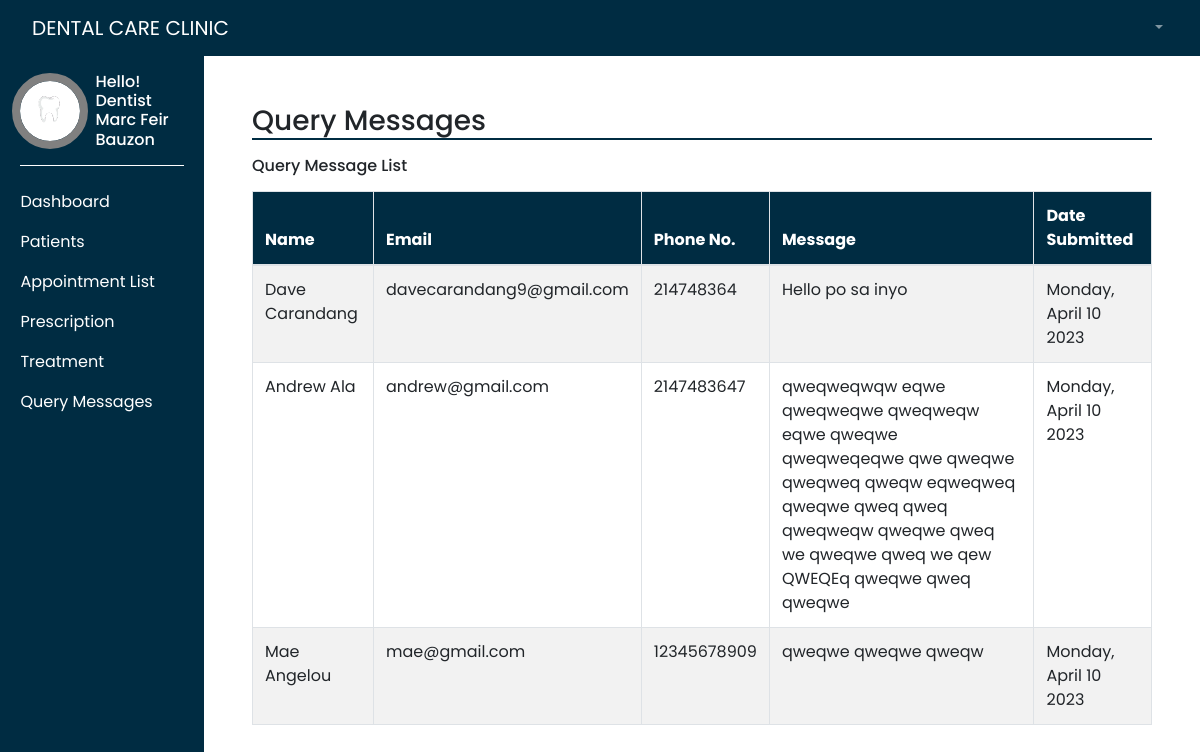
The app's page /patientmessage_view.php (signed in) with its own data.
### tables this page shows
CREATE TABLE `querymessages` (
  `messageId` int(11) NOT NULL,
  `name` varchar(250) NOT NULL,
  `email` varchar(250) NOT NULL,
  `phone` varchar(250) NOT NULL,
  `message` varchar(250) NOT NULL,
  `date_submitted` date NOT NULL
);

### patientmessage_view.php (the view, shortened to what this page needs)
<?php
require_once "connection.php";
?>
<!DOCTYPE html>
<html lang="en">
<head>
    <link rel="stylesheet" href="styles/dashAdmin.css">
    <link rel="stylesheet" href="https://maxcdn.bootstrapcdn.com/bootstrap/4.0.0/css/bootstrap.min.css"/>
</head>
<body style="height: 100vh;">
    <div class="" style=" width: 100%">
        <?php require("templates/main-header.php"); ?>
    </div>
    <div class="d-flex" >
        <div class="bg-dark" style="width: 17%">
            <?php require("templates/sidebar.php"); ?>
        </div>
        <div style="width: 83%">
            <div class="p-5">
                <h3 style="border-bottom: 2px solid #002c42">Query Messages </h3>
                <h6 class="mt-3 mb-3">Query Message List</h6>
                <?php
                    $sqlp = "SELECT * FROM querymessages";
                    $resultp = $conn->query($sqlp);
                ?>
                <table class="table table-hover table-striped table-bordered" style="margin-bottom: 400px;">
                    <thead style="background-color: #002c42 !important; color: white; text-align: left">
                        <tr>
                        <th scope="col" class="">Name</th>
                        <th scope="col">Email</th>
                        <th scope="col">Phone No.</th>
                        <th scope="col">Message</th>
                        <th scope="col">Date Submitted</th>
                        </tr>
                    </thead>
                    <tbody>
                        <?php if ($resultp->num_rows > 0) { ?>
                        <?php while($rowp = $resultp->fetch_assoc()){?>
                        <tr>
                            <td><?php echo $rowp['name']; ?></td>
                            <td><?php echo $rowp['email']; ?></td>
                            <td><?php echo $rowp['phone']; ?></td>
                            <td><?php echo $rowp['message']; ?></td>
                            <td>
                                <?php echo date("l, F j Y", strtotime($rowp['date_submitted']));?>
                            </td>
                        </tr>
                        <?php }?>
                        <?php } ?>
                    </tbody>
                </table>
            </div>
        </div>
    </div>
</body>
</html>

### styles/dashAdmin.css (style rules this page uses)
* { margin: 0; padding: 0; font-family: 'Poppins', sans-serif !important; box-sizing: border-box; }

### records on screen
querymessages: name "Dave Carandang", email "davecarandang9@gmail.com", phone "214748364", message "Hello po sa inyo", date_submitted "Monday, April 10 2023"
querymessages: name "Andrew Ala", email "andrew@gmail.com", phone "2147483647", message "qweqweqwqw eqwe qweqweqwe qweqweqw eqwe qweqwe qweqweqeqwe qwe qweqwe qweqweq qweqw eqweqweq qweqwe qweq qweq qweqweqw qweqwe qweq we qweqwe qweq we qew QWEQEq qweqwe qweq qweqwe", date_submitted "Monday, April 10 2023"
querymessages: name "Mae Angelou", email "mae@gmail.com", phone "12345678909", message "qweqwe qweqwe qweqw", date_submitted "Monday, April 10 2023"

### other values on screen
$_SESSION['position'] "Dentist"
$_SESSION['fullname'] "Marc Feir Bauzon"
